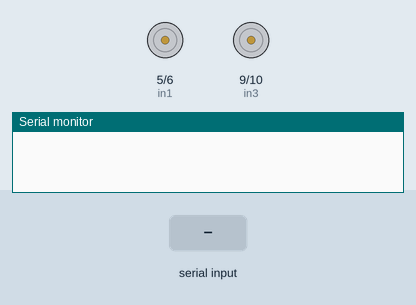
This sketch was run on a simulated Arduino Uno, built with avr-gcc and run on an emulated ATmega328P. On the bench: motor-driver pin pairs drawn as motors (green arrow = first pin HIGH = forward, orange = second pin HIGH = backward, longer = more drive), the last lines printed to the serial monitor. The test bench sets the inputs (shaded band).

Above: at 1.2 s.
1.3 s: "1" received over Serial
At 2.4 s:
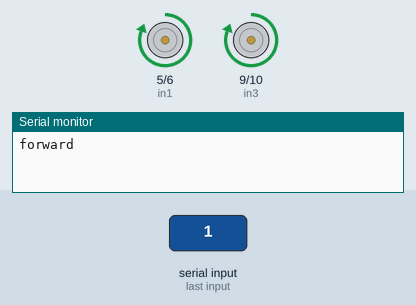
2.8 s: "2" received over Serial
At 3.5 s:
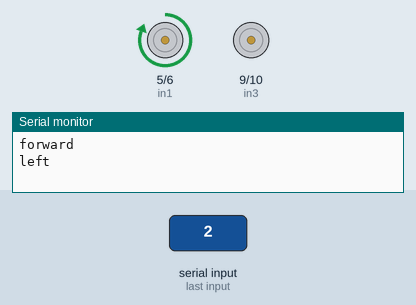
4.3 s: "3" received over Serial
At 4.6 s:
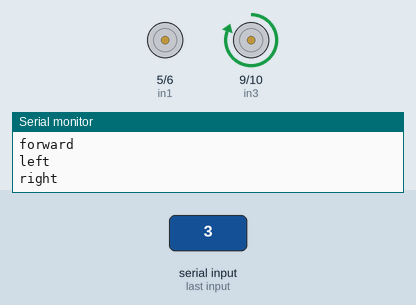
5.8 s: "4" received over Serial
At 7.0 s:
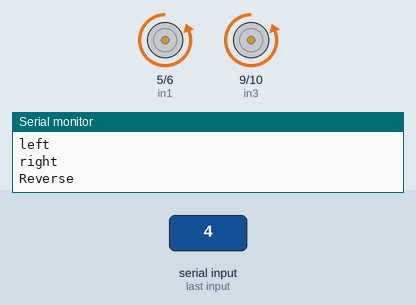
Timing chart, 0 to 8.3 s (numbered marks = the images above; inputs shaded):
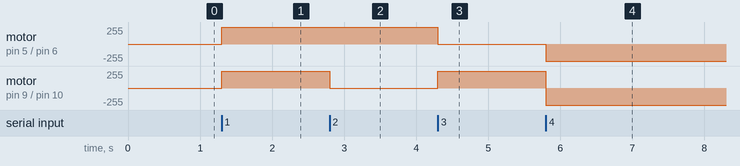

Measured:
- after the input at 1.3 s, motor on pin 5 (in1) / pin 6 (in2), motor on pin 9 (in3) / pin 10 (in4): stopped → forward 255/255 at once
- after the input at 2.8 s, motor on pin 9 (in3) / pin 10 (in4): forward 255/255 → stopped at once
- after the input at 4.3 s, motor on pin 5 (in1) / pin 6 (in2): forward 255/255 → stopped at once; motor on pin 9 (in3) / pin 10 (in4): stopped → forward 255/255 at once
- after the input at 5.8 s, motor on pin 5 (in1) / pin 6 (in2): stopped → backward 255/255 at once; motor on pin 9 (in3) / pin 10 (in4): forward 255/255 → backward 255/255 at once

The sketch:

bluetooth_car.ino
```cpp
char Incoming_value ;
const int in1=5;
const int in2=6;
const int in3=9;
const int in4=10;


void setup()
{
  Serial.begin(9600);
  pinMode(5, OUTPUT);
  pinMode(6, OUTPUT);
  pinMode(9, OUTPUT);
  pinMode(10, OUTPUT);
}

void loop()
{
  while(Serial.available()> 0)
  {
    Incoming_value = Serial.read();

    if(Incoming_value == '0'){
      digitalWrite(in1, LOW);
      digitalWrite(in2, LOW);
      digitalWrite(in3, LOW);
      digitalWrite(in4, LOW);
      Serial.println("brakes");}

    else if(Incoming_value == '1') {
      digitalWrite(in1, HIGH);
      digitalWrite(in2, LOW);
      digitalWrite(in3, HIGH);
      digitalWrite(in4, LOW);
      Serial.println("forward");}

    else if(Incoming_value == '2')    {
      digitalWrite(in1, HIGH);
      digitalWrite(in2, LOW);
      digitalWrite(in3, LOW);
      digitalWrite(in4, LOW);
      Serial.println("left");}

    else if(Incoming_value == '3')    {
      digitalWrite(in1, LOW);
      digitalWrite(in2, LOW);
      digitalWrite(in3, HIGH);
      digitalWrite(in4, LOW);
      Serial.println("right");}

      else if(Incoming_value == '4') {
      digitalWrite(in1, LOW);
      digitalWrite(in2, HIGH);
      digitalWrite(in3, LOW);
      digitalWrite(in4, HIGH);
      Serial.println("Reverse");}
  }
}
```
